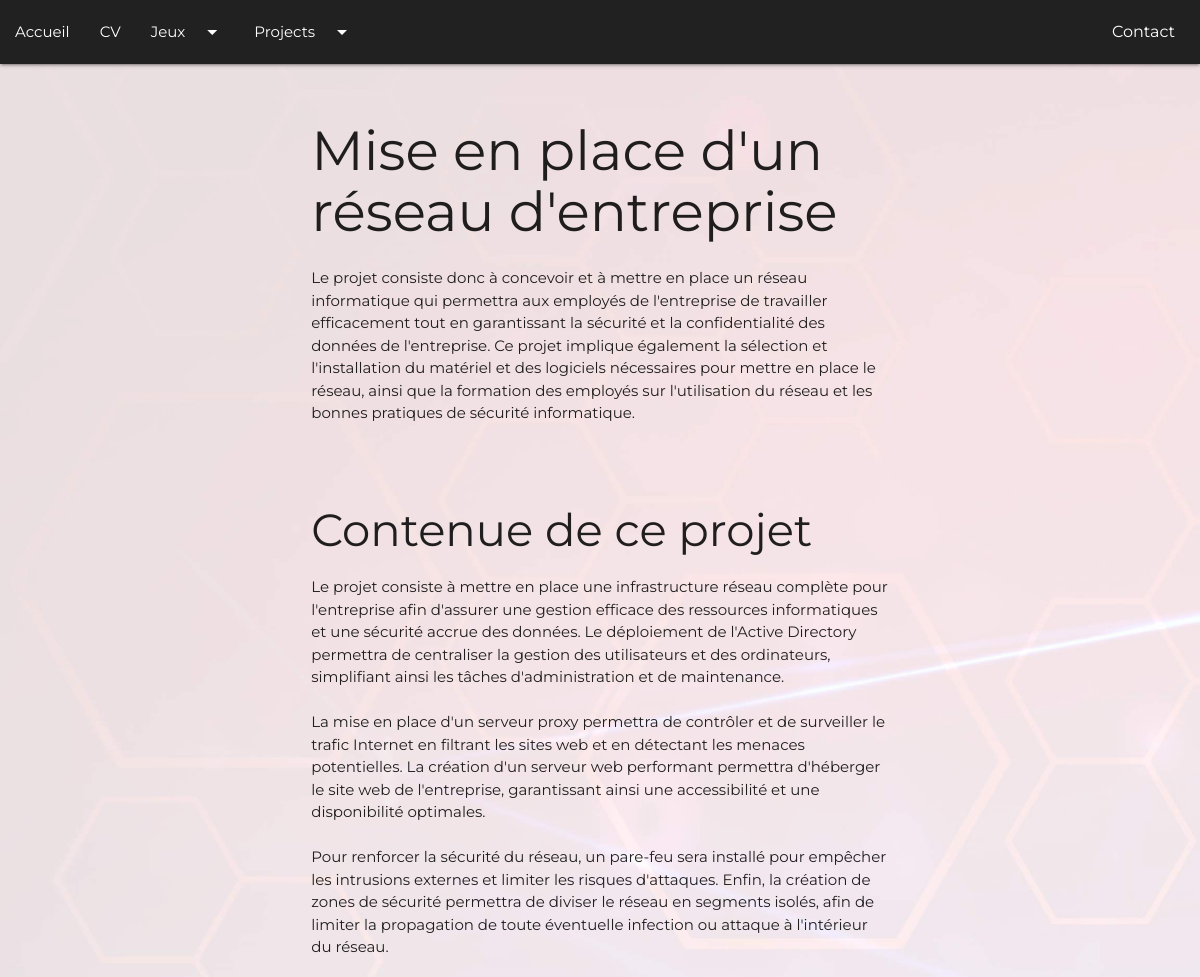
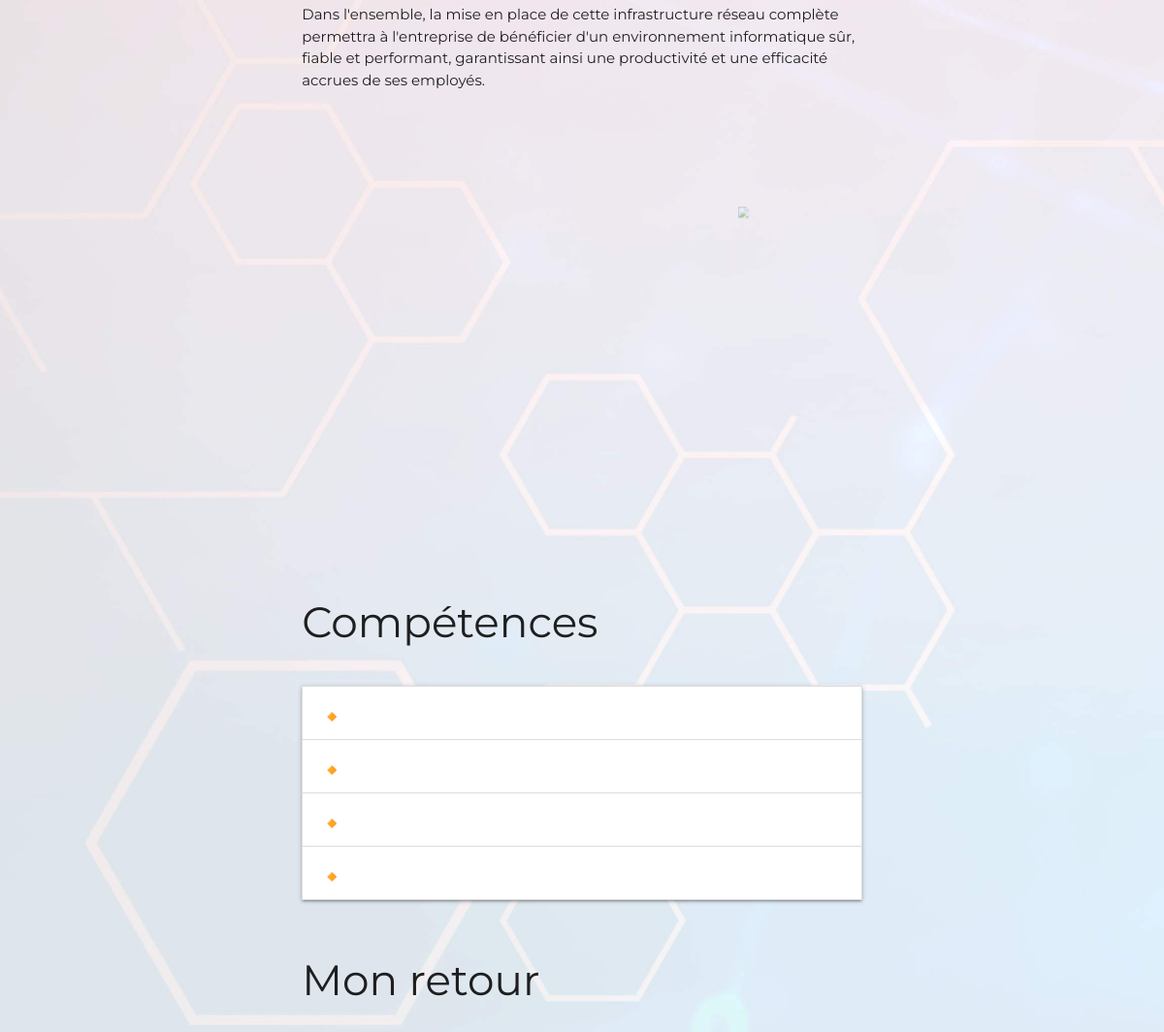
The app's page /project.php?id=4 with its own data (2 pictures, top to bottom).
### tables this page shows
CREATE TABLE IF NOT EXISTS `projects` (
`id` int(11) NOT NULL,
  `title` varchar(100) NOT NULL,
  `titlepage` varchar(120) NOT NULL,
  `descpro` text NOT NULL,
  `desccont` text NOT NULL,
  `img1` varchar(100) NOT NULL,
  `img2` varchar(100) NOT NULL,
  `img3` varchar(100) NOT NULL,
  `img4` varchar(100) NOT NULL,
  `imgbg` varchar(120) NOT NULL,
  `projectname` varchar(50) NOT NULL,
  `titlecomp1` varchar(50) NOT NULL,
  `titlecomp2` varchar(50) NOT NULL,
  `titlecomp3` varchar(50) NOT NULL,
  `titlecomp4` varchar(50) NOT NULL,
  `comp1` text NOT NULL,
  `comp2` text NOT NULL,
  `comp3` text NOT NULL,
  `comp4` text NOT NULL,
  `retour` text NOT NULL
);

### project.php (the view, shortened to what this page needs)
<!DOCTYPE html>
<?php
  require_once "Config/config.php";
  $pdo_projects->exec("set names utf8");
  $sql = "SELECT * FROM projects WHERE id=:id";
  $pre = $pdo_projects->prepare($sql);
  $pre->bindParam("id",$_GET["id"], PDO::PARAM_INT);
  $pre->execute();
  $project = $pre->fetch(PDO::FETCH_ASSOC);
  ?>
  <html>
    <head>
      <link type="text/css" rel="stylesheet" href="css/materialize.css"  media="screen,projection"/>
      <link rel="stylesheet" href="css/projet.css">
    </head>
    <body >
      <div class="">
        <div class="navbar colornav navbar-fixed">
          <nav>
            <div class="nav-wrapper #212121 grey darken-4" id="nav">
                <a href="contact.php" class="brand-logo right" id="contact">Contact</a>
                <ul id="nav-mobile" class="left hide-on-med-and-down">
                    <li><a href="index.php">Accueil</a></li>
                    <li><a href="cv.php">CV</a></li>
                    <li>
                        <a class="dropdown-trigger" data-beloworigin="true" href="#!" data-target="dropdown1">
                            Jeux<i class="material-icons right">arrow_drop_down</i>
                        </a>
                    </li>
                    <li>
                        <a class="dropdown-trigger" data-beloworigin="true" href="#!" data-target="dropdown2">
                            Projects<i class="material-icons right">arrow_drop_down</i>
                        </a>
                    </li>
                </ul>
            </div>
          </nav>
        </div>
                <?php
                $sql = "SELECT * FROM projects";
                $pre = $pdo_projects-> prepare($sql);
                $pre->execute();
                $pros = $pre->fetchall(PDO::FETCH_ASSOC);
                ?>
          <div class="row">
            <div class="col l6 offset-l3">
              <div id="presentation" class="section scrollspy">
                <h1> <?php echo $project["title"]?></h1>
                <P>
                  <?php echo $project["descpro"]?>
                </P>
              </div>
              <div id="contained" class="section scrollspy">
                <h2> Contenue de ce projet </h2>
                <p><?php echo $project["desccont"]?>
                </p>
                  <div class="carouselturn margincarou">
                    <div class="carousel">
                      <a class="carousel-item" href="#one!"><img src="<?php echo "img/".$project["img1"]?>"></a>
                      <a class="carousel-item" href="#two!"><img src="<?php echo "img/".$project["img2"]?>"></a>
                      <a class="carousel-item" href="#four!"><img src="<?php echo "img/".$project["img4"]?>"></a>
                    </div>
                  </div>
              </div>
                <h3>Compétences</h3>
                <div id="skills" class="section scrollspy">
                  <ul class="collapsible">
                    <li>
                      <div class="collapsible-header"><i class="material-icons">🔸</i><?php echo $project["titlecomp1"]?></div>
                    </li>
                    <li>
                      <div class="collapsible-header"><i class="material-icons">🔸</i><?php echo $project["titlecomp2"]?></div>
                    </li>
                    <li>
                      <div class="collapsible-header"><i class="material-icons">🔸</i><?php echo $project["titlecomp3"]?></div>
                    </li>
                    <li>
                      <div class="collapsible-header"><i class="material-icons">🔸</i><?php echo $project["titlecomp4"]?></div>
                    </li>
                  </ul>
                </div>
              </div>
              <div id="return" class="section scrollspy row ">
                <div class="col offset-l3">
                  <h3>Mon retour</h3>
                </div>
            </div>
          </div>
        </div>
    </body>
  </html>

### css/projet.css (style rules this page uses)
body { font-family: Montserrat; background-image: url(../img/bg.jpg); background-repeat: no-repeat; background-size: cover; background-attachment: fixed; }
html { scroll-behavior: smooth; }
#contact { position: fixed ; right: 25px; font-size: 16px; }
.colornav { background-color : #0F0E0E }
.carousel .carousel-item { width: 450px!important; height: 450px!important; }
.margincarou { margin-top: 80px!important; }
h1 { font-size: 55px; }
h2 { font-size: 45px; }

### records on screen
projects: title "Mise en place d'un réseau d'entreprise", descpro "Le projet consiste donc à concevoir et à mettre en place un réseau informatique qui permettra aux employés de l'entreprise de travailler efficacement tout en garantissant la sécurité et la confidentialité des données de l'entreprise. Ce projet implique également la sélection et l'installation du matériel et des logiciels nécessaires pour mettre en place le réseau, ainsi que la formation des employés sur l'utilisation du réseau et les bonnes pratiques de sécurité informatique.", desccont "Le projet consiste à mettre en place une infrastructure réseau complète pour l'entreprise afin d'assurer une gestion efficace des ressources informatiques et une sécurité accrue des données. Le déploiement de l'Active Directory permettra de centraliser la gestion des utilisateurs et des ordinateurs, simplifiant ainsi les tâches d'administration et de maintenance. La mise en place d'un serveur proxy permettra de contrôler et de surveiller le trafic Internet en filtrant les sites web et en détectant les menaces potentielles. La création d'un serveur web performant permettra d'héberger le site web de l'entreprise, garantissant ainsi une accessibilité et une disponibilité optimales. Pour…"
